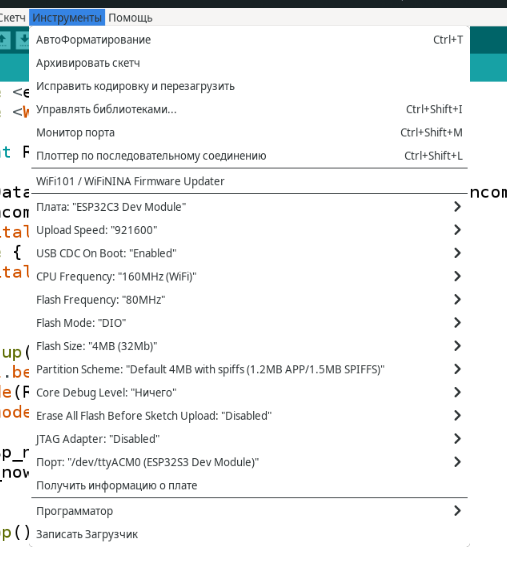
#> input picture esp32 c3.png, 507 x 586 px, given in place of input.mp4, which was not available
$ python convert.py
#> lines starting #> are read from the running program, lines starting #| are printed output that depends on the picture; after the words box and inside, x2 and y2 are one past the last pixel; in counts of white or black regions, pixels touching at a corner belong together; pictures that were not available may be replaced by others from this repository, and a replacement may not be noted
import cv2

cap = cv2.VideoCapture('input.mp4')
with open('video.bin', 'wb') as f:
    while True:
        ret, frame = cap.read()
#> frame is the input picture: shape (586, 507, 3); mean B, G, R 242.3, 242, 240.1
        if not ret: break

        gray = cv2.cvtColor(frame, cv2.COLOR_BGR2GRAY)
        resized = cv2.resize(gray, (128, 64))
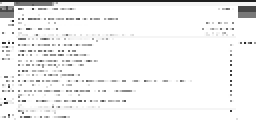
#> resized: shape (64, 128) (shown 2 times larger); min 31, max 255, mean 242
        _, bw = cv2.threshold(resized, 128, 255, cv2.THRESH_BINARY | cv2.THRESH_OTSU)
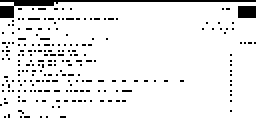
#> bw: shape (64, 128) (shown 2 times larger); 92.8% white; 213 black regions (211 under 20 px), largest, box (x1, y1, x2, y2) and area: (0, 0, 128, 9) 211, (119, 3, 128, 9) 54

        buf = bytearray(1024)
        for y in range(64):
            for x in range(128):
                if bw[y, x] > 0:
                    buf[x + (y // 8) * 128] |= (1 << (y % 8))
        f.write(buf)
cap.release()

$ run again, on esp32 devkit v1.png
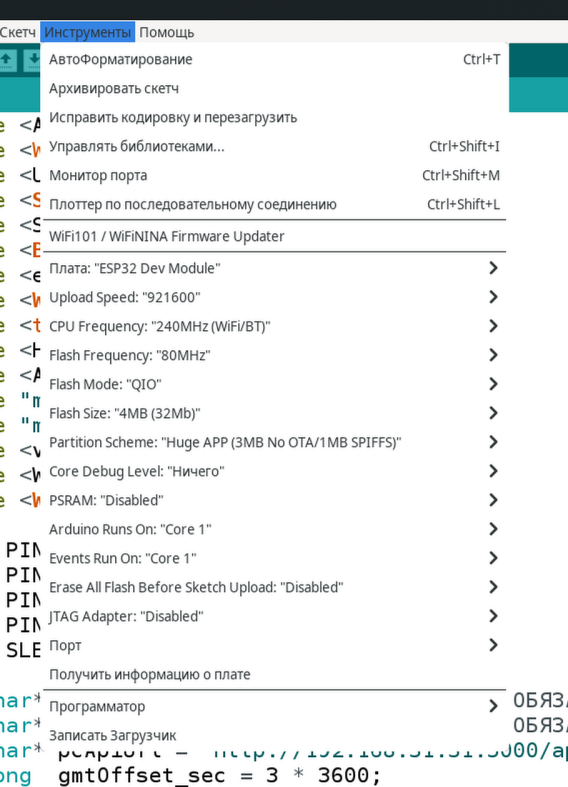
#> input picture esp32 devkit v1.png, 568 x 787 px, given in place of input.mp4, which was not available
#> frame is the input picture: shape (787, 568, 3); mean B, G, R 236.9, 236.4, 233.6
#> `resized = cv2.resize(gray, (128, 64))`:
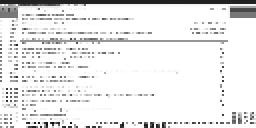
#> resized: shape (64, 128) (shown 2 times larger); min 3, max 255, mean 233.1
#> `_, bw = cv2.threshold(resized, 128, 255, cv2.THRESH_BINARY | cv2.THRES..`:
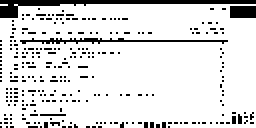
#> bw: shape (64, 128) (shown 2 times larger); 87.4% white; 278 black regions (275 under 20 px), largest, box (x1, y1, x2, y2) and area: (0, 0, 128, 9) 336, (10, 19, 114, 22) 137, (115, 3, 128, 9) 78
